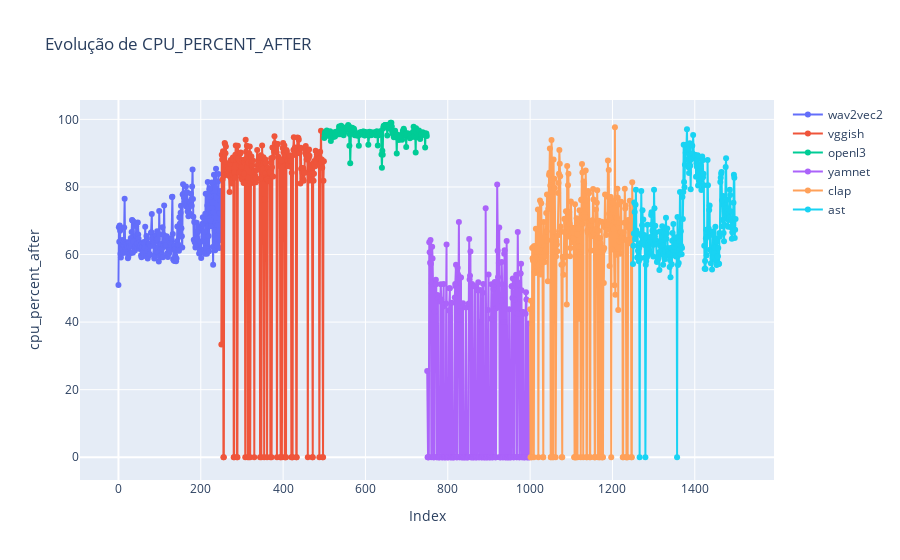
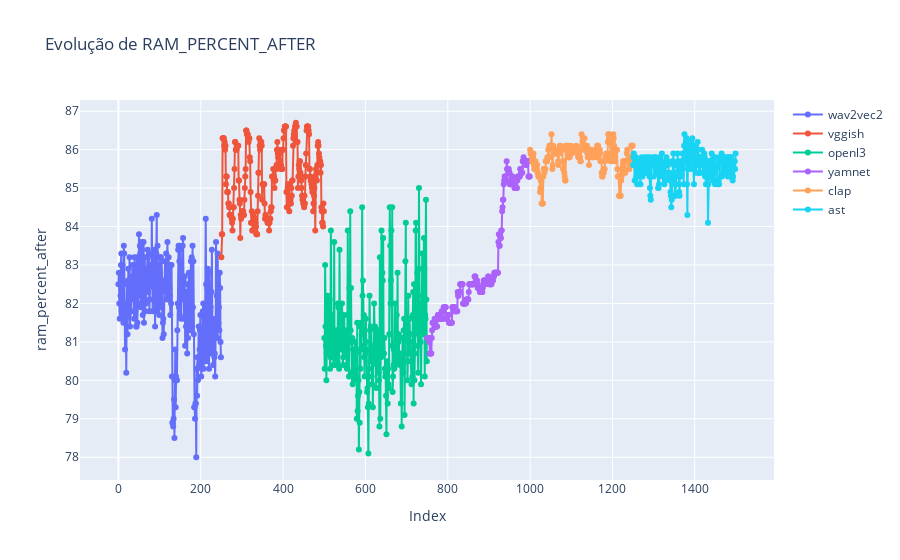

Notebook code for these charts, in order:
### Markdown cell above
### Evolução dos Recursos Computacionais

Nesta secção analisamos a evolução dos recursos computacionais utilizados durante o processo de extração de embeddings e inserção na base de dados vetorial. Monitorizamos duas métricas principais:

- **`cpu_percent_after`**: percentagem de utilização da CPU após cada processamento;
- **`ram_percent_after`**: percentagem de memória RAM utilizada no sistema após cada iteração.

---

### 📈 O que estamos a medir

Para cada ficheiro de áudio processado por cada modelo, medimos o uso dos recursos **imediatamente após a execução da extração e inserção**. Isto permite perceber:

- Se o modelo tem um consumo constante e previsível;
- Se há picos de uso ou variações inesperadas;
- Como o sistema se comporta ao longo do tempo (carga acumulada ou estabilização).

---

### ✅ Comportamentos esperados e considerados “bons”

Um bom desempenho ao nível dos recursos apresenta as seguintes características:

- **Uso estável e moderado da CPU** (idealmente abaixo de 70%, sem grandes flutuações);
- **Consumo de RAM controlado**, sem crescimento contínuo (indicativo de vazamentos de memória);
- **Curvas suaves** nos gráficos de evolução, com poucas variações bruscas entre iterações;
- Ausência de **picos isolados** ou comportamento errático ao longo do tempo.

---

### 🚩 Sinais de alerta

Comportamentos considerados problemáticos incluem:

- **Picos súbitos ou irregulares de CPU**, o que pode indicar modelos mal otimizados ou sobrecarga do sistema;
- **Crescimento progressivo da RAM** sem recuperação (possível memory leak);
- Modelos que, mesmo com ficheiros pequenos, causam **uso elevado e variável de recursos**, o que prejudica a escalabilidade.

---

### 📌 Objetivo da análise

Este tipo de análise é essencial para avaliar a **viabilidade prática** de um modelo em ambientes de produção, onde:

- A infraestrutura pode ter limitações (ex: edge devices, servidores partilhados);
- A consistência do uso de recursos é tão importante quanto a precisão dos embeddings;
- É necessário prever o custo computacional à medida que a base de dados cresce.

---

No gráfico gerado com `plotly`, conseguimos observar estas tendências para cada modelo ao longo da iteração dos ficheiros. Idealmente, os modelos mais leves (ex: VGGish, YAMNet) apresentam curvas mais suaves, enquanto modelos mais complexos (ex: CLAP, OpenL3, AST) podem gerar maior variabilidade — o que deve ser ponderado na escolha final do modelo.

### Code cell
# 📈 Evolução dos recursos (CPU, RAM)
recursos = ['cpu_percent_after', 'ram_percent_after']
for recurso in recursos:
    fig = go.Figure()
    for modelo in df['modelo'].unique():
        subset = df[df['modelo'] == modelo]
        fig.add_trace(go.Scatter(x=subset.index, y=subset[recurso], mode='lines+markers', name=modelo))
    fig.update_layout(title=f'Evolução de {recurso.upper()}', xaxis_title='Index', yaxis_title=recurso)
    fig.show()

### Figure 1 — Plotly figure (JSON) as saved in the notebook; plotly's stock layout.template omitted (floating-point values rounded to 4 significant figures; data arrays with more than 128 entries replaced by an {"elided": "..."} marker saying what was removed)
{"data": [{"mode": "lines+markers", "name": "wav2vec2", "type": "scatter", "x": {"elided": "250 int values"}, "y": {"elided": "250 float values"}}, {"mode": "lines+markers", "name": "vggish", "type": "scatter", "x": {"elided": "250 int values"}, "y": {"elided": "250 float values"}}, {"mode": "lines+markers", "name": "openl3", "type": "scatter", "x": {"elided": "250 int values"}, "y": {"elided": "250 float values"}}, {"mode": "lines+markers", "name": "yamnet", "type": "scatter", "x": {"elided": "250 int values"}, "y": {"elided": "250 float values"}}, {"mode": "lines+markers", "name": "clap", "type": "scatter", "x": {"elided": "250 int values"}, "y": {"elided": "250 float values"}}, {"mode": "lines+markers", "name": "ast", "type": "scatter", "x": {"elided": "250 int values"}, "y": {"elided": "250 float values"}}], "layout": {"title": {"text": "Evolução de CPU_PERCENT_AFTER"}, "xaxis": {"title": {"text": "Index"}}, "yaxis": {"title": {"text": "cpu_percent_after"}}}}

### Figure 2 — Plotly figure (JSON) as saved in the notebook; plotly's stock layout.template omitted (floating-point values rounded to 4 significant figures; data arrays with more than 128 entries replaced by an {"elided": "..."} marker saying what was removed)
{"data": [{"mode": "lines+markers", "name": "wav2vec2", "type": "scatter", "x": {"elided": "250 int values"}, "y": {"elided": "250 float values"}}, {"mode": "lines+markers", "name": "vggish", "type": "scatter", "x": {"elided": "250 int values"}, "y": {"elided": "250 float values"}}, {"mode": "lines+markers", "name": "openl3", "type": "scatter", "x": {"elided": "250 int values"}, "y": {"elided": "250 float values"}}, {"mode": "lines+markers", "name": "yamnet", "type": "scatter", "x": {"elided": "250 int values"}, "y": {"elided": "250 float values"}}, {"mode": "lines+markers", "name": "clap", "type": "scatter", "x": {"elided": "250 int values"}, "y": {"elided": "250 float values"}}, {"mode": "lines+markers", "name": "ast", "type": "scatter", "x": {"elided": "250 int values"}, "y": {"elided": "250 float values"}}], "layout": {"title": {"text": "Evolução de RAM_PERCENT_AFTER"}, "xaxis": {"title": {"text": "Index"}}, "yaxis": {"title": {"text": "ram_percent_after"}}}}
